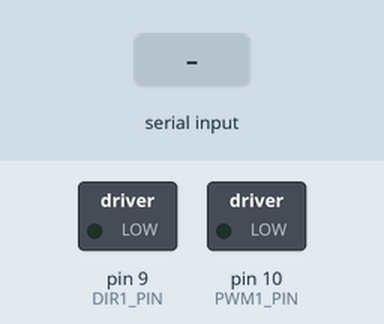
The sketch below on a simulated Arduino Uno, built with avr-gcc and run on an emulated ATmega328P. On the bench: switched loads named in the sketch (green lamp = pin HIGH). Inputs (shaded band) come from the test bench.

Above: at 1.2 s.
1.3 s: "1" received over Serial
At 4.1 s:
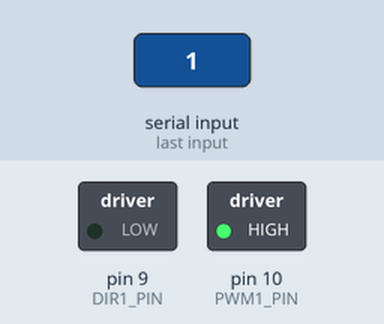
4.3 s: "2" received over Serial
At 7.1 s:
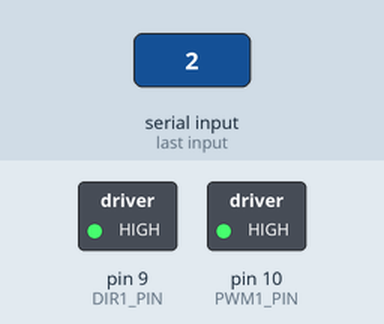
7.3 s: "0" received over Serial
At 8.4 s:
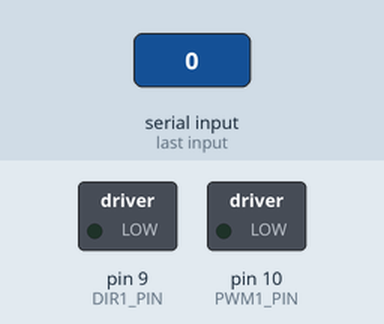
8.8 s: "2" received over Serial
At 9.0 s:
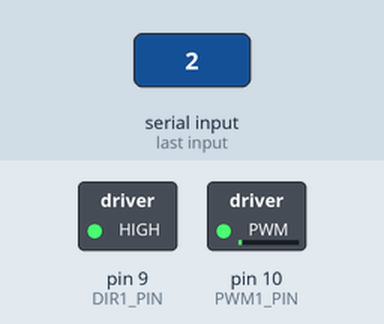
Timing chart, 0 to 12.8 s (numbered marks = the images above; inputs shaded):
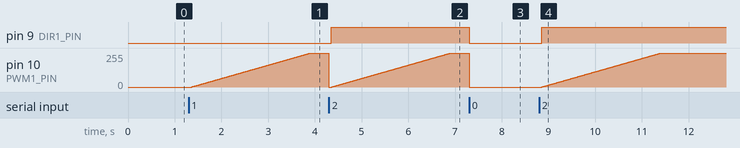

Measured:
- after the input at 1.3 s, pin 10 (PWM1_PIN): moves from 0/255 to 255/255 over 2.5 s, starting after 0.06 s
- after the input at 4.3 s, pin 9 (DIR1_PIN): LOW → HIGH after 0.05 s
- after the input at 7.3 s, pin 9 (DIR1_PIN): HIGH → LOW at once; pin 10 (PWM1_PIN): 255/255 → 0/255 at once
- after the input at 8.8 s, pin 9 (DIR1_PIN): LOW → HIGH after 0.05 s; pin 10 (PWM1_PIN): moves from 0/255 to 255/255 over 2.5 s, starting after 0.06 s

The sketch:

motor_ctrl.ino
```cpp
// motor_ctrl.ino
#define DIR1_FORWARD	LOW
#define DIR1_BACKWARD	HIGH
#define PWM1	125
#define DIR1_PIN	9 	// This pin is for direction control, CHANGE RESPECTIVELY to your selection
#define PWM1_PIN	10	// This pin is for PWM control, CHANGE RESPECTIVELY to your selection

void stopMotor();	//Forward declaration, this func is used to stop the motor
void setup() {
	pinMode(DIR1_PIN, OUTPUT);
	pinMode(PWM1_PIN, OUTPUT);
	stopMotor();
	Serial.begin(9600);
}

void loop() {
	char command;
	if (Serial.available()>0){
		command = Serial.read();
		if (command=='1'){
			// Turn motor forward
			stopMotor();
			digitalWrite(DIR1_PIN, DIR1_FORWARD);
			for (uint16_t pwm_value = 0; pwm_value<256; pwm_value++){
				analogWrite(PWM1_PIN, pwm_value);
				delay(10);
			}
		}
		else if (command=='2'){
			// Turn motor backward
			stopMotor();
			digitalWrite(DIR1_PIN, DIR1_BACKWARD);
			for (uint16_t pwm_value = 0; pwm_value<256; pwm_value++){
				// analogWrite(PWM1_PIN, 255-pwm_value);
				analogWrite(PWM1_PIN, pwm_value);
				delay(10);
			}
				// analogWrite(PWM1_PIN, pwm_value);
		}
		else if (command=='0'){
			stopMotor();
		}
	}

}


void stopMotor(){
	digitalWrite(DIR1_PIN, DIR1_FORWARD);
	digitalWrite(PWM1_PIN, LOW);
	delay(50);
}
```
